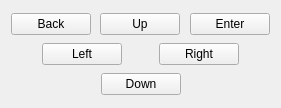
<?xml version="1.0" encoding="UTF-8"?>
<ui version="4.0">
 <class>Menu_Controller</class>
 <widget class="QWidget" name="Menu_Controller">
  <property name="geometry">
   <rect>
    <x>0</x>
    <y>0</y>
    <width>281</width>
    <height>108</height>
   </rect>
  </property>
  <property name="windowTitle">
   <string>Form</string>
  </property>
  <layout class="QVBoxLayout" name="verticalLayout">
   <item>
    <layout class="QHBoxLayout" name="horizontalLayout">
     <property name="spacing">
      <number>6</number>
     </property>
     <item>
      <widget class="QPushButton" name="pushButton_6">
       <property name="text">
        <string>Back</string>
       </property>
      </widget>
     </item>
     <item>
      <spacer name="horizontalSpacer_8">
       <property name="orientation">
        <enum>Qt::Horizontal</enum>
       </property>
       <property name="sizeHint" stdset="0">
        <size>
         <width>40</width>
         <height>20</height>
        </size>
       </property>
      </spacer>
     </item>
     <item>
      <spacer name="horizontalSpacer_4">
       <property name="orientation">
        <enum>Qt::Horizontal</enum>
       </property>
       <property name="sizeHint" stdset="0">
        <size>
         <width>40</width>
         <height>20</height>
        </size>
       </property>
      </spacer>
     </item>
     <item>
      <widget class="QPushButton" name="up_bt">
       <property name="text">
        <string>Up</string>
       </property>
      </widget>
     </item>
     <item>
      <spacer name="horizontalSpacer_9">
       <property name="orientation">
        <enum>Qt::Horizontal</enum>
       </property>
       <property name="sizeHint" stdset="0">
        <size>
         <width>40</width>
         <height>20</height>
        </size>
       </property>
      </spacer>
     </item>
     <item>
      <spacer name="horizontalSpacer_5">
       <property name="orientation">
        <enum>Qt::Horizontal</enum>
       </property>
       <property name="sizeHint" stdset="0">
        <size>
         <width>40</width>
         <height>20</height>
        </size>
       </property>
      </spacer>
     </item>
     <item>
      <widget class="QPushButton" name="pushButton_5">
       <property name="text">
        <string>Enter</string>
       </property>
      </widget>
     </item>
    </layout>
   </item>
   <item>
    <layout class="QHBoxLayout" name="horizontalLayout_2">
     <item>
      <spacer name="horizontalSpacer_6">
       <property name="orientation">
        <enum>Qt::Horizontal</enum>
       </property>
       <property name="sizeHint" stdset="0">
        <size>
         <width>40</width>
         <height>20</height>
        </size>
       </property>
      </spacer>
     </item>
     <item>
      <widget class="QPushButton" name="pushButton_2">
       <property name="text">
        <string>Left</string>
       </property>
      </widget>
     </item>
     <item>
      <spacer name="horizontalSpacer_3">
       <property name="orientation">
        <enum>Qt::Horizontal</enum>
       </property>
       <property name="sizeHint" stdset="0">
        <size>
         <width>40</width>
         <height>20</height>
        </size>
       </property>
      </spacer>
     </item>
     <item>
      <widget class="QPushButton" name="pushButton_3">
       <property name="text">
        <string>Right</string>
       </property>
      </widget>
     </item>
     <item>
      <spacer name="horizontalSpacer_7">
       <property name="orientation">
        <enum>Qt::Horizontal</enum>
       </property>
       <property name="sizeHint" stdset="0">
        <size>
         <width>40</width>
         <height>20</height>
        </size>
       </property>
      </spacer>
     </item>
    </layout>
   </item>
   <item>
    <layout class="QHBoxLayout" name="horizontalLayout_3">
     <property name="spacing">
      <number>0</number>
     </property>
     <item>
      <spacer name="horizontalSpacer">
       <property name="orientation">
        <enum>Qt::Horizontal</enum>
       </property>
       <property name="sizeHint" stdset="0">
        <size>
         <width>40</width>
         <height>20</height>
        </size>
       </property>
      </spacer>
     </item>
     <item>
      <widget class="QPushButton" name="down_bt">
       <property name="text">
        <string>Down</string>
       </property>
      </widget>
     </item>
     <item>
      <spacer name="horizontalSpacer_2">
       <property name="orientation">
        <enum>Qt::Horizontal</enum>
       </property>
       <property name="sizeHint" stdset="0">
        <size>
         <width>40</width>
         <height>20</height>
        </size>
       </property>
      </spacer>
     </item>
    </layout>
   </item>
  </layout>
 </widget>
 <resources/>
 <connections/>
</ui>
